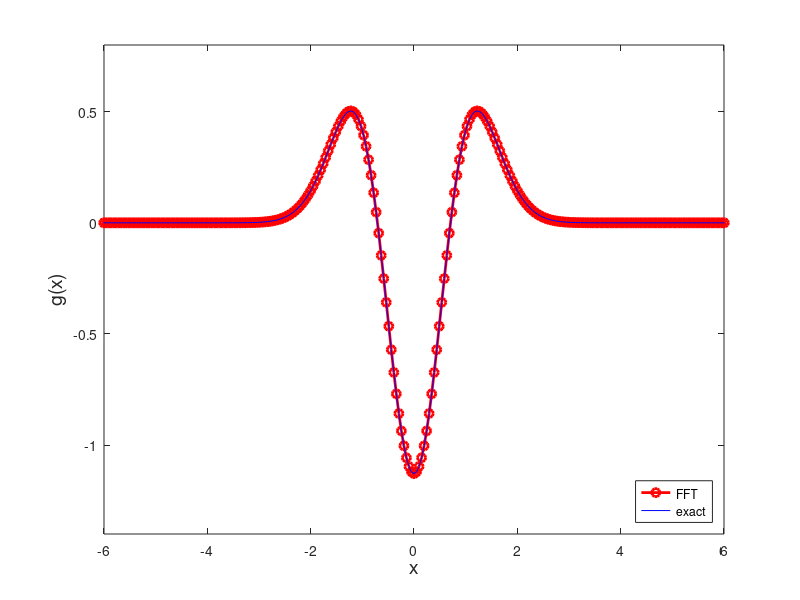

Write the MATLAB code that produced this figure.
%**************************************************************************
%*     Example 11.2                                                       *
%*     filename: ch11pr02.m                                               *
%*     program listing number: 11.2                                       *
%*                                                                        *
%*     This program calculates the fourier transform of the second order  *
%*     derivative.                                                        *
%*                                                                        *
%*     Uses MATLAB function ifft() and fft()                              *
%*                                                                        *
%*     Programed by Ryoichi Kawai for Computational Physics Course.       *
%*     Last modification:  02/18/2017.                                    *
%**************************************************************************
clear all;

% Number of grid points
N=1024;

% Setting position domain
X=50.;   % size of position domain
dx=X/N;  % position interval
xmin=-X/2.;
xmax=xmin+dx*(N-1);
x0=linspace(xmin,xmax,N);    % position space in natural order
x1=linspace(0.0,dx*(N-1),N); % position space in fft order 

% setting momentum domain
K=2.0*pi*N/X;    % size of the momentum domain
dk=K/N;          % resolution in momentum space
kmin=-K/2.0;
kmax=kmin+dk*(N-1);
k0=linspace(kmin,kmax,N);     % momentum space in natural order
k1=fftshift(k0);              % momentum space in shifted order

f0=exp(-x0.^2)/sqrt(pi); % function in normal order
f1=ifftshift(f0);          % function in fft order

% FFT
F1=ifft(f1);        % prefactor not need this time
F1=-F1.*(k1.^2);    % because we perform both forward
g1=fft(F1);         % and inverse transformation.
g0=fftshift(g1) ;    % output in natural order

g2=exp(-x0.^2)/sqrt(pi).*(4*x0.^2-2); % analytic FT

p=plot(x0,real(g0),'-o',x0,g2);
set(p(1),'linewidth',2,'color','red')
set(p(2),'color','blue')
axis([-6 6 -1.4 0.8])
xlabel('x','fontsize',14)
ylabel('g(x)','fontsize',14)
legend('FFT','exact')
legend('location','southeast')
